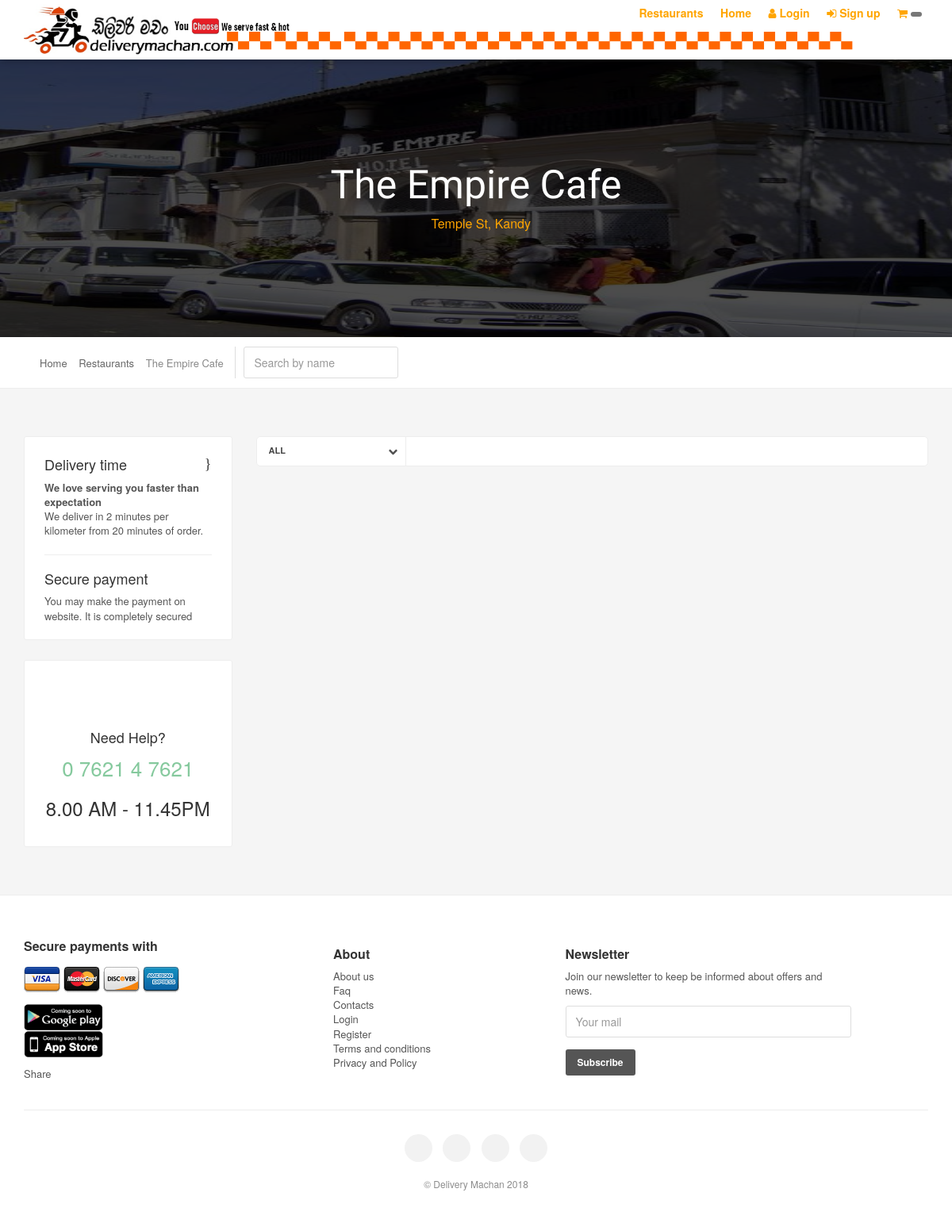
Screenshot of /list_page.php?id=8&&name=The Empire Cafe with the database file from the repository.
### tables this page shows
CREATE TABLE `restaurants` (
  `restaurant_id` int(11) NOT NULL,
  `restaurant_name` varchar(800) NOT NULL,
  `restaurant_location` varchar(800) NOT NULL,
  `restaurant_bannerPic` varchar(800) NOT NULL,
  `restaurant_cuisinePic` varchar(800) NOT NULL,
  `restaurant_type` varchar(200) NOT NULL,
  `opening_time` time NOT NULL,
  `closing_time` time NOT NULL
);

### validateData.php (called while the page is built)
<?php
function validateData($data){
    $data=trim($data);
    $data=stripslashes($data);
    $data=htmlspecialchars($data);
    return $data;
}
?>

### list_page.php (the view, shortened to what this page needs)
 <?php
 require_once('includes/header.php');
$id=(int)mysqli_real_escape_string($connection,$_GET['id']);
 require_once('validateData.php');
?>
     <?php
    $query="select * from restaurants where restaurant_id='$id'";
    $result=mysqli_query($connection,$query);
    if($result){
        while($row=mysqli_fetch_array($result)){
            ?>
                 <section class="parallax-window" id="short" data-parallax="scroll" data-image-src="img/privateImages/<?php echo $row['restaurant_bannerPic']?>" data-natural-width="1400" data-natural-height="350">
    <div id="subheader">
	<div id="sub_content">
    	<h1 class="restaurantName"><?php echo $row['restaurant_name']?></h1>
        <div><i class="icon_pin restaurantName"></i><?php echo $row['restaurant_location']?></div>
    </div>
    </div>
</section>
            <?php
        }
    }
    ?>
     <div id="position">
        <div class="container">
            <ul>
                <li><a href="index.php">Home</a></li>
                <li><a href="javascript:void();">Restaurants</a></li>
                <li>
                    <?php
                    $name=mysqli_real_escape_string($connection,validateData($_GET['name']));
                    echo $name;
                    ?>
                </li>
            </ul>
             <a href="javascript:void(0);" class="search-overlay-menu-btn">
                 <form method="POST" id="searchBar">
                <input type="text" id="searchText" placeholder="Search by name" class="form-control">
            </form>
             </a>
        </div>
    </div>
<div class="container margin_60_35">
	<div class="row">
		<div class="col-md-3">
		 <div class="box_style_2 hidden-xs info">
					<h4 class="nomargin_top">Delivery time <i class="icon_clock_alt pull-right"></i></h4>
					<p>
						 <b>We love serving you faster than expectation</b><br>
						 We deliver in 2 minutes per kilometer from 20 minutes of order.
					</p>
					<hr>
					<h4>Secure payment <i class="icon_creditcard pull-right"></i></h4>
					<p>
						You may make the payment on website. It is completely secured
					</p>
				</div>
				<div class="box_style_2 hidden-xs" id="help">
					<i class="icon_lifesaver"></i>
					<h4>Need <span>Help?</span></h4>
					<a href="tel:0717335544" class="phone">0 7621 4 7621
</a>
                <h3>8.00 AM - 11.45PM</h3>
         		</div>
		</div>
		<div class="col-md-9">
        <div id="tools">
				<div class="row">
				<?php
                    if(isset($_SESSION['id'])){
                        ?>
                        <div class="col-md-3 col-sm-3 col-xs-6">
						<div class="styled-select">
							<select name="sort_rating" id="sort_rating" restaurantId="<?php echo $id?>">
								<option value="all" selected restaurantId="<?php echo $id?>">ALL</option>
							</select>
						</div>
					</div>
                        <?php
                    }
                    ?>
				</div>
			</div>
   		</div>
 	</div>
</div>
<?php
require_once('includes/footer.php')
?>

### css/style.css (style rules this page uses)
html * { -webkit-font-smoothing: antialiased;-moz-osx-font-smoothing: grayscale; }
body { font-size:13px; line-height:1.4; color:#555;background-color:#f5f5f5; font-family:"Helvetica Neue", Helvetica, Arial, sans-serif; }
h1, h2, h3, h4, h5, h6, label { color:#333; }
h1, h2 { font-family: 'Lato', "Helvetica Neue", Helvetica, Arial, sans-serif; }
a { color:#ec008c;text-decoration: none;-webkit-transition: all 0.2s ease;transition: all 0.2s ease; outline:none; }
#subheader { color:orange !important; text-align:center; display: table; width:100%; height:470px; background: rgba(0,0,0,.7); }
#short #subheader { height:350px; }
.box_style_2, #cart_box { background:#fff; -webkit-border-radius: 3px; -moz-border-radius: 3px; border-radius: 3px; border: 1px solid #ededed; margin-bottom:25px; padding:25px; }
.box_style_2#main_menu, .box_style_2.info { padding-bottom:10px; }
.box_style_2#help { text-align:center; }
.box_style_2#help i { font-size:52px; display:inline-block; color:#999; }
.box_style_2#help a.phone { font-size:26px; display:block; margin-bottom:0; color:#85c99d; }
#sub_content { display: table-cell; padding:0 15%; vertical-align: middle; text-align:center; font-size:16px; }
#sub_content h1 { margin:0 0 10px 0; font-size:60px; font-weight:300; color:#fff; }
.parallax-window { min-height: 470px; background:transparent; position:relative; }
.parallax-window#short { height: 350px; min-height:inherit; }
#position { background-color:#fff; border-bottom:1px solid #ededed; padding:10px 0; font-size:11px; }
#position ul li:first-child { padding-left:20px; }
#position ul li:first-child:before { content:"\eaf4"; font-style: normal; font-weight: normal; font-family: "fontello"; position:absolute; left:0; top:1px; color:#999; }
#position ul { margin:0; padding:0; color:#888; }
#position ul li a { color:#252525; opacity:0.7; }
#position ul li { display:inline-block; padding-right:8px; margin-right:3px; position:relative; }
#position ul li:after { content:"\e9ee"; font-style: normal; font-weight: normal; font-family: "fontello"; position:absolute; right:0; top:1px; }
#position ul li:last-child:after { content:''; }
.margin_60_35 { padding-top:60px; padding-bottom:35px; }
.nomargin_top { margin-top:0; }
.form-control { color: #333; height:40px; border-radius: 3px; box-shadow:none; border:1px solid #ddd; box-shadow: 0; }
#tools { background:#fff; margin-bottom:25px; height:38px; -webkit-border-radius: 5px; -moz-border-radius: 5px; border-radius: 5px; border:1px solid #ededed; }
#tools .styled-select select { background: transparent; width:115%; padding:7px 5px 5px 15px; border: 0; border-radius: 0; height: 31px; margin:0; font-weight:600; font-size:11px; -moz-appearance: window; -webkit-appearance: none; cursor: pointer; color:#444; box-shadow:none; }
#tools .styled-select { width: 100%; overflow:hidden; height: 36px; background: url(../img/arrow_down.svg) no-repeat right center ; border:none; border-right: 1px solid #ededed; }
#position { background-color:#fff; border-bottom:1px solid #ededed; padding:12px 0; font-size:13px; }
#position ul { display:inline-block; }
a.search-overlay-menu-btn { display: inline-block; padding: 0 0 0 10px; color:#999; font-size:13px; border-left: 1px solid #ddd; }
.restaurantName { font-family: 'Berkshire Swash', cursive; }

### css/responsive.css (style rules this page uses)
@media only screen and (max-width : 1200px) { #sub_content h1 { font-size:50px; } }

### rows the page displays
restaurants: restaurant_name "The Empire Cafe", restaurant_location "Temple St, Kandy"

### other values shown
$name "The Empire Cafe"
